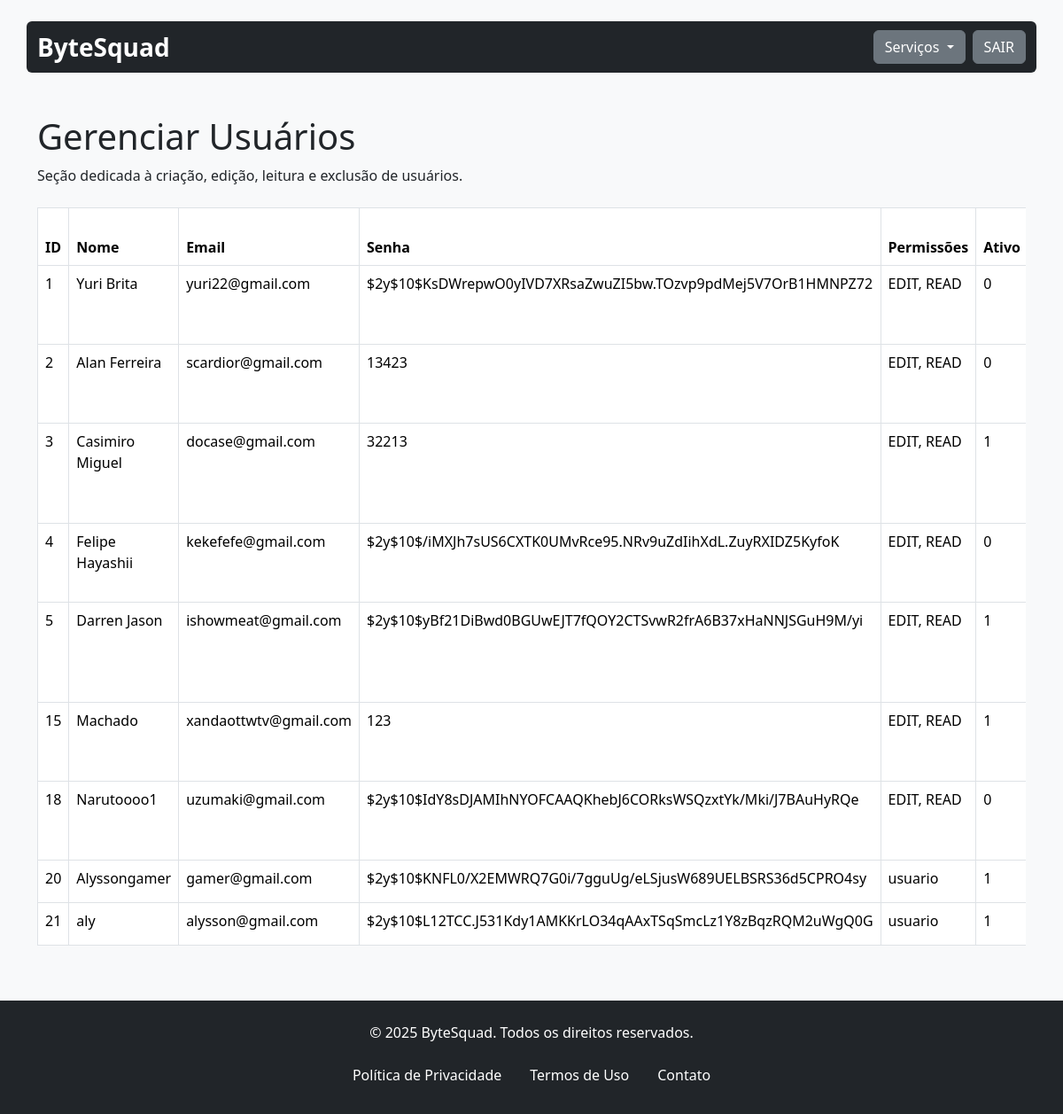
/gerenciarUsuario.php (signed in), run on an earlier commit of the app's database.
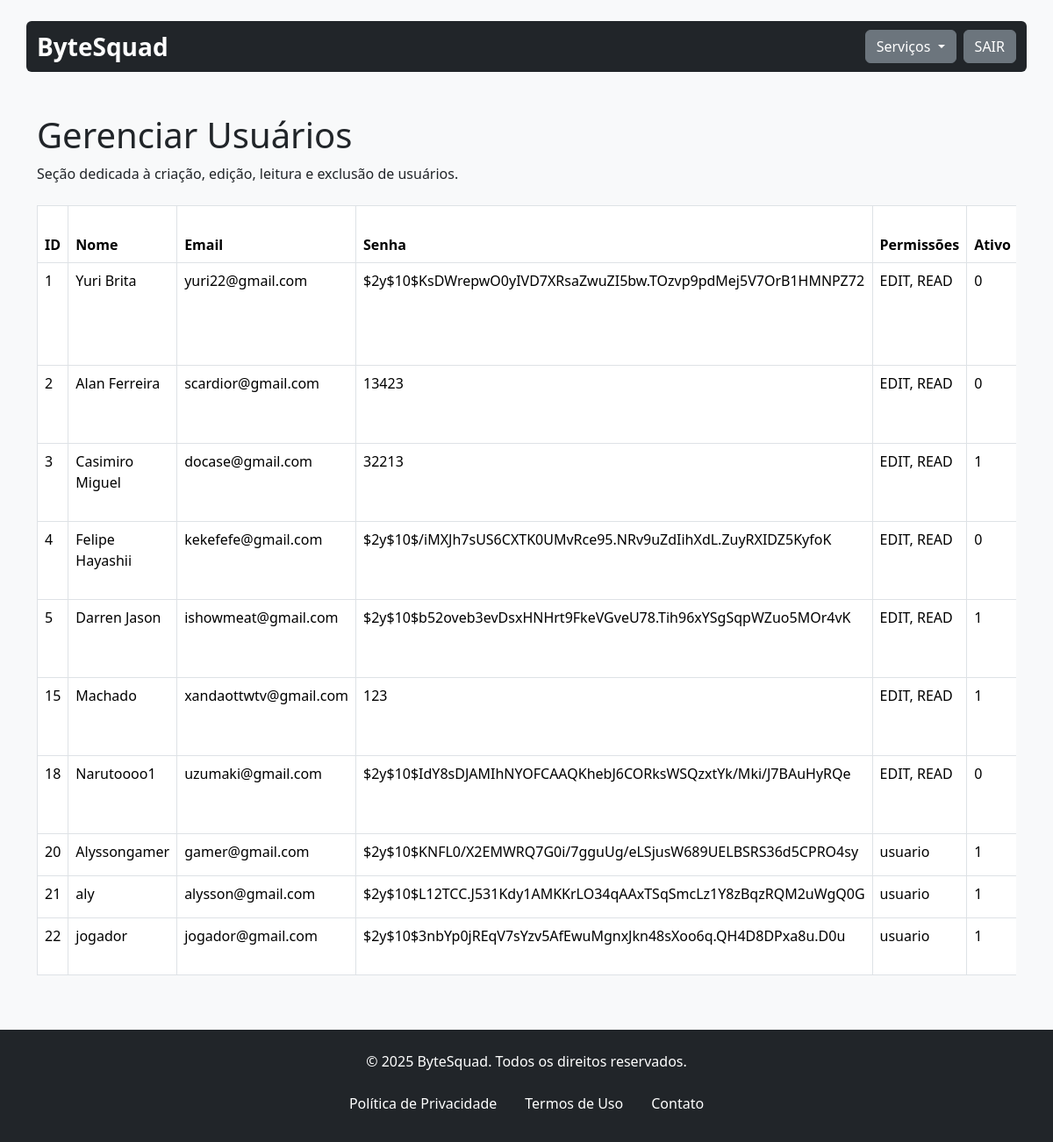
And on a later commit of the database.
### tables this page shows
CREATE TABLE `usuario` (
  `id` int(11) NOT NULL,
  `nome_usuario` varchar(20) NOT NULL,
  `email_usuario` varchar(150) NOT NULL,
  `senha_usuario` varchar(150) NOT NULL,
  `permissoes_usuario` text NOT NULL,
  `ativo_usuario` tinyint(1) NOT NULL,
  `url_foto` varchar(500) DEFAULT NULL,
  `telefone` varchar(40) DEFAULT NULL,
  `id_redesocial` int(11) DEFAULT NULL
);

### assets/classes/usuarios.class.php (called while the page is built, shortened)
<?php
require_once 'conexao.class.php';
class Usuarios
{
    private $con;
    public function __construct()
    {
        $this->con = new Conexao();
    }
    public function listar()
    {
        try {
            $sql = $this->con->conectar()->prepare("CALL ListarUsuario()");
            $sql->execute();
            return $sql->fetchAll();
        } catch (PDOException $ex) {
            echo "ERRO: " . $ex->getMessage();
        }
    }
}

### assets/classes/conexao.class.php (called while the page is built)
<?php
class Conexao{
    private $servidor;
    private $senha;
    private $usuario;
    private $banco;
    private static $pdo;
    public function __construct(){
        $this->servidor = "localhost";
        $this->banco = "bytesquad";
        $this->senha = "";
        $this->usuario = "root";
    }
    public function conectar(){
        try{
            if(is_null(self::$pdo)){
                self::$pdo = new PDO("mysql:host=".$this->servidor."; dbname=".$this->banco, $this->usuario, $this->senha);
            }
            return self::$pdo;
        } catch(PDOException $ex){
            echo $ex->getMessage();
        }
    }
}

### gerenciarUsuario.php (the view, shortened to what this page needs)
<?php
include 'assets/inc/header.inc.php';
include 'assets/classes/usuarios.class.php';
$usuario = new Usuarios();
?>
<main class="container mt-5">
    <div class="header-content mb-4">
        <h1>Gerenciar Usuários</h1>
        <p>Seção dedicada à criação, edição, leitura e exclusão de usuários.</p>
    </div>
    <div class="table-responsive mb-5">
        <table class="table table-bordered table-hover">
            <thead class="thead-light">
                <tr>
                    <th>ID</th>
                    <th>Nome</th>
                    <th>Email</th>
                    <th>Senha</th>
                    <th>Permissões</th>
                    <th>Ativo</th>
                </tr>
            </thead>
            <tbody>
                <?php
                $lista = $usuario->listar();
                foreach ($lista as $item):
                ?>
                    <tr>
                        <td><?php echo $item['id'] ?></td>
                        <td><?php echo $item['nome_usuario'] ?></td>
                        <td><?php echo $item['email_usuario'] ?></td>
                        <td><?php echo $item['senha_usuario'] ?></td>
                        <td><?php echo $item['permissoes_usuario'] ?></td>
                        <td><?php echo $item['ativo_usuario'] ?></td>
                    </tr>
                <?php
                endforeach
                ?>
            </tbody>
        </table>
    </div>
</main>
<?php include 'assets/inc/footer.inc.php'; ?>
</body>
</html>

What changed in the data, as far as the page shows it:
changed usuario "Darren Jason": senha_usuario "$2y$10$yBf21DiBwd0BGUwEJT7fQOY2CTSvwR2frA6B37xHaNNJSGuH9M/yi" → "$2y$10$b52oveb3evDsxHNHrt9FkeVGveU78.Tih96xYSgSqpWZuo5MOr4vK"
added usuario: id "22", nome_usuario "jogador", email_usuario "jogador@gmail.com", senha_usuario "$2y$10$3nbYp0jREqV7sYzv5AfEwuMgnxJkn48sXoo6q.QH4D8DPxa8u.D0u", permissoes_usuario "usuario", ativo_usuario "1"
